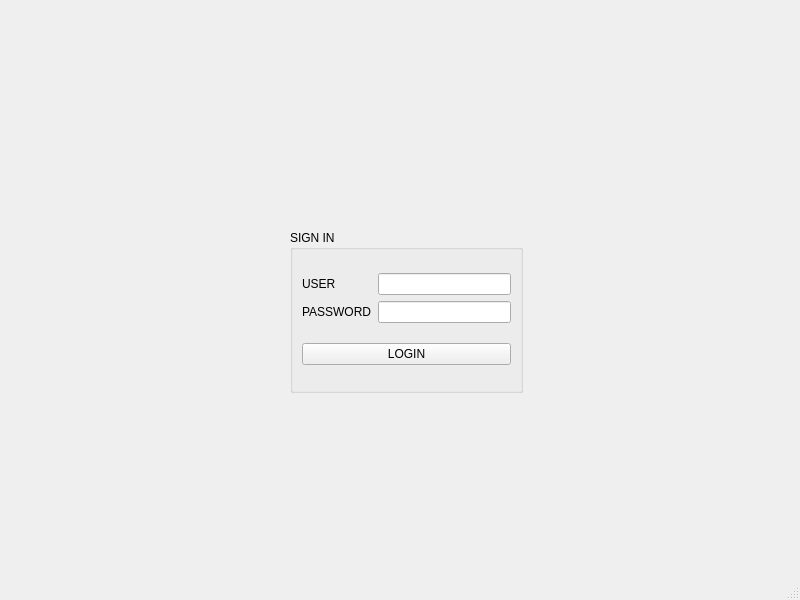
<?xml version="1.0" encoding="UTF-8"?>
<ui version="4.0">
 <class>MainWindow</class>
 <widget class="QMainWindow" name="MainWindow">
  <property name="geometry">
   <rect>
    <x>0</x>
    <y>0</y>
    <width>800</width>
    <height>600</height>
   </rect>
  </property>
  <property name="windowTitle">
   <string>MainWindow</string>
  </property>
  <widget class="QWidget" name="centralwidget">
   <widget class="QGroupBox" name="loginGroup">
    <property name="geometry">
     <rect>
      <x>290</x>
      <y>230</y>
      <width>233</width>
      <height>163</height>
     </rect>
    </property>
    <property name="title">
     <string>SIGN IN</string>
    </property>
    <layout class="QVBoxLayout" name="verticalLayout_3">
     <item>
      <layout class="QVBoxLayout" name="loginItemsLayout">
       <item>
        <layout class="QHBoxLayout" name="horizontalLayout">
         <item>
          <layout class="QVBoxLayout" name="verticalLayout">
           <item>
            <widget class="QLabel" name="label">
             <property name="text">
              <string>USER</string>
             </property>
            </widget>
           </item>
           <item>
            <widget class="QLabel" name="label_2">
             <property name="text">
              <string>PASSWORD</string>
             </property>
            </widget>
           </item>
          </layout>
         </item>
         <item>
          <layout class="QVBoxLayout" name="verticalLayout_2">
           <item>
            <widget class="QLineEdit" name="user"/>
           </item>
           <item>
            <widget class="QLineEdit" name="pass">
             <property name="echoMode">
              <enum>QLineEdit::Password</enum>
             </property>
            </widget>
           </item>
          </layout>
         </item>
        </layout>
       </item>
      </layout>
     </item>
     <item>
      <widget class="QPushButton" name="pushButton">
       <property name="text">
        <string>LOGIN</string>
       </property>
      </widget>
     </item>
    </layout>
   </widget>
  </widget>
  <widget class="QMenuBar" name="menubar">
   <property name="geometry">
    <rect>
     <x>0</x>
     <y>0</y>
     <width>800</width>
     <height>21</height>
    </rect>
   </property>
  </widget>
  <widget class="QStatusBar" name="statusbar"/>
 </widget>
 <resources/>
 <connections/>
</ui>
